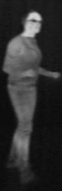
#> input picture advanced_vision_algorithms/termovision/chosen_templates/sample_000000.png, 62 x 191 px, given in place of vid1_IR.avi, which was not available
$ python pick_photos_to_template.py   (older library calls are emulated)
#> lines starting #> are read from the running program, lines starting #| are printed output that depends on the picture; after the words box and inside, x2 and y2 are one past the last pixel; in counts of white or black regions, pixels touching at a corner belong together; pictures that were not available may be replaced by others from this repository, and a replacement may not be noted
import cv2
import numpy as np

cap = cv2.VideoCapture('data/vid1_IR.avi')
iPedestrian = 0
temp_counter = 0

while cap.isOpened():
    ret, frame = cap.read()
#> frame is the input picture: shape (191, 62, 3); min 10, max 213, mean 45.9
    if frame is None:
        break
    G = cv2.cvtColor(frame, cv2.COLOR_BGR2GRAY)


    _, G_binary = cv2.threshold(G, 40, 255, cv2.THRESH_BINARY)
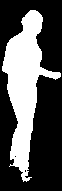
#> G_binary: shape (191, 62); 33.9% white; 1 white region, box (x1, y1, x2, y2) and area: (2, 10, 61, 182) 4014


    G_binary = cv2.medianBlur(G_binary, 7)
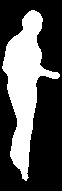
#> G_binary: shape (191, 62); 33.8% white; 1 white region, box (x1, y1, x2, y2) and area: (2, 10, 60, 181) 3998
    kernel = np.ones((21, 5), np.uint8)
    G_binary = cv2.dilate(G_binary, kernel)
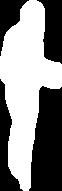
#> G_binary: shape (191, 62); 52.3% white; 4 black regions, box (x1, y1, x2, y2) and area: (29, 86, 62, 191) 2821, (37, 0, 62, 64) 1093, (0, 79, 23, 191) 1067, (0, 0, 29, 56) 673

    output = cv2.connectedComponentsWithStats(G_binary, 8, cv2.CV_32S)
    # number of labels
    num_labels = output[0]
#> num_labels = 2
    # label matrix
    labels = output[1]
    # stat matrix
    stats = output[2]
#> stats = [[0, 0, 62, 191, 5654], [0, 0, 62, 191, 6188]]
    # centroid matrix
    centroids = output[3]
#> centroids = [[35.95, 106.3], [25.52, 84.69]]


# [5 lines of commented-out code are left out]


    for i in stats:
        if i[cv2.CC_STAT_WIDTH] < i[cv2.CC_STAT_HEIGHT]:
            if i[cv2.CC_STAT_HEIGHT] > 100:
 #               for j in stats:
 #                   if rectangles_are_close(i, j):
 #                       cv2.rectangle(frame, (j[cv2.CC_STAT_LEFT], j[cv2.CC_STAT_TOP]), (j[cv2.CC_STAT_LEFT] + j[cv2.CC_STAT_WIDTH], j[cv2.CC_STAT_TOP] + j[cv2.CC_STAT_HEIGHT]), (0, 0, 255))
                cv2.rectangle(frame, (i[cv2.CC_STAT_LEFT], i[cv2.CC_STAT_TOP]), (i[cv2.CC_STAT_LEFT]+i[cv2.CC_STAT_WIDTH], i[cv2.CC_STAT_TOP]+i[cv2.CC_STAT_HEIGHT]), (0, 255, 0))
                roi = G[i[cv2.CC_STAT_TOP]:i[cv2.CC_STAT_TOP] + i[cv2.CC_STAT_HEIGHT], i[cv2.CC_STAT_LEFT]:i[cv2.CC_STAT_LEFT] + i[cv2.CC_STAT_WIDTH]]
                temp_counter += 1
                if temp_counter % 50 == 0:
                    cv2.imwrite('templates/sample_%06d.png' % iPedestrian, roi)
                    iPedestrian += 1
                    temp_counter = 0
#> this loop made 2 passes
#> i on passes 1 to 2: [0, 0, 62, 191, 5654], [0, 0, 62, 191, 6188]
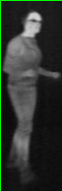
#> frame: shape (191, 62, 3); 2.13% of pixels changed, all inside (x1, y1, x2, y2) = (0, 0, 62, 191)
#> after the loop, iPedestrian = 0; temp_counter = 2

    cv2.imshow('Detected', frame)

    if cv2.waitKey(1) & 0xFF == ord('q'):
#> (key q is pressed here)
        break

cap.release()

$ run again, on advanced_vision_algorithms/termovision/chosen_templates/sample_000013.png
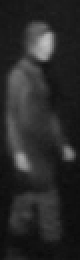
#> input picture advanced_vision_algorithms/termovision/chosen_templates/sample_000013.png, 40 x 130 px, given in place of vid1_IR.avi, which was not available (shown 2 times larger)
#> frame is the input picture: shape (130, 40, 3); min 11, max 193, mean 41.3
#> `G_binary = cv2.dilate(G_binary, kernel)`:
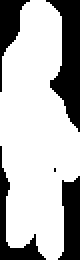
#> G_binary: shape (130, 40) (shown 2 times larger); 71% white; 5 black regions (1 under 20 px), largest, box (x1, y1, x2, y2) and area: (23, 0, 40, 66) 618, (29, 88, 40, 130) 338, (0, 73, 23, 130) 292, (0, 0, 15, 46) 256
#> num_labels = 2
#> stats = [[0, 0, 40, 130, 1506], [0, 0, 40, 130, 3694]]
#> centroids = [[23.86, 60.78], [17.72, 66.02]]
#> the loop `for i in stats:` made 2 passes
#> i on passes 1 to 2: [0, 0, 40, 130, 1506], [0, 0, 40, 130, 3694]
#> after the loop `for i in stats:`:
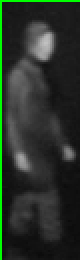
#> frame: shape (130, 40, 3) (shown 2 times larger); 3.25% of pixels changed, all inside (x1, y1, x2, y2) = (0, 0, 40, 130)
#> after the loop `for i in stats:`: iPedestrian = 0; temp_counter = 2

$ run again, on advanced_vision_algorithms/termovision/chosen_templates/sample_000022.png
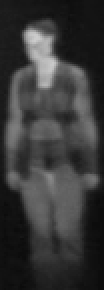
#> input picture advanced_vision_algorithms/termovision/chosen_templates/sample_000022.png, 52 x 145 px, given in place of vid1_IR.avi, which was not available (shown 2 times larger)
#> frame is the input picture: shape (145, 52, 3); min 10, max 204, mean 56.2
#> `G_binary = cv2.dilate(G_binary, kernel)`:
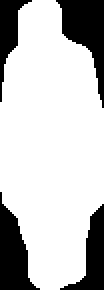
#> G_binary: shape (145, 52) (shown 2 times larger); 76.5% white; 4 black regions, box (x1, y1, x2, y2) and area: (28, 0, 52, 54) 583, (0, 96, 20, 145) 510, (30, 102, 52, 145) 380, (0, 0, 16, 51) 296
#> num_labels = 2
#> stats = [[0, 0, 52, 145, 1769], [0, 0, 52, 145, 5771]]
#> centroids = [[26.41, 71.38], [25.22, 72.19]]
#> the loop `for i in stats:` made 2 passes
#> i on passes 1 to 2: [0, 0, 52, 145, 1769], [0, 0, 52, 145, 5771]
#> after the loop `for i in stats:`:
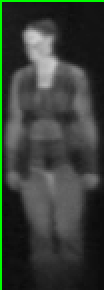
#> frame: shape (145, 52, 3) (shown 2 times larger); 2.6% of pixels changed, all inside (x1, y1, x2, y2) = (0, 0, 52, 145)
#> after the loop `for i in stats:`: iPedestrian = 0; temp_counter = 2

$ run again, on advanced_vision_algorithms/termovision/chosen_templates/sample_000023.png
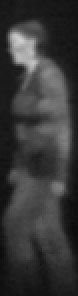
#> input picture advanced_vision_algorithms/termovision/chosen_templates/sample_000023.png, 39 x 148 px, given in place of vid1_IR.avi, which was not available (shown 2 times larger)
#> frame is the input picture: shape (148, 39, 3); min 12, max 207, mean 55.5
#> `G_binary = cv2.dilate(G_binary, kernel)`:
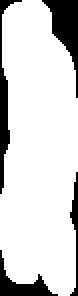
#> G_binary: shape (148, 39) (shown 2 times larger); 83.8% white; 4 black regions, box (x1, y1, x2, y2) and area: (21, 0, 39, 49) 350, (0, 0, 11, 97) 265, (0, 125, 29, 148) 213, (35, 86, 39, 148) 108
#> num_labels = 2
#> stats = [[0, 0, 39, 148, 936], [0, 0, 39, 148, 4836]]
#> centroids = [[19.25, 64.55], [18.95, 75.23]]
#> the loop `for i in stats:` made 2 passes
#> i on passes 1 to 2: [0, 0, 39, 148, 936], [0, 0, 39, 148, 4836]
#> after the loop `for i in stats:`:
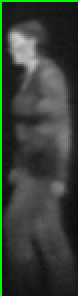
#> frame: shape (148, 39, 3) (shown 2 times larger); 3.22% of pixels changed, all inside (x1, y1, x2, y2) = (0, 0, 39, 148)
#> after the loop `for i in stats:`: iPedestrian = 0; temp_counter = 2
